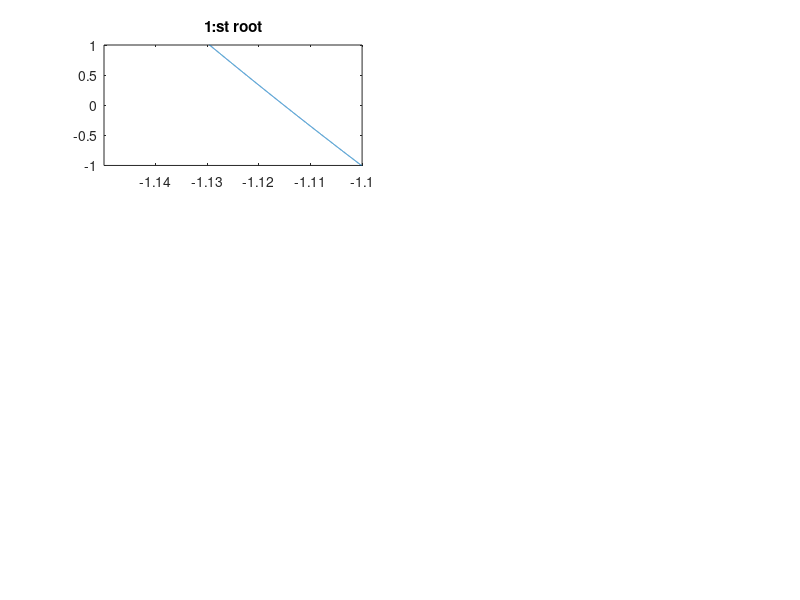

Here is the MATLAB script that generated this plot: (Note: this script raises an error after producing the figure.)
%______________Numme Labb 1_________________
% Uppg 1 - Linjärt ekvationssystem

% 1a)

%Vi ska lösa ekvationssystemet Ax=b
%Deffinierar matris A
A=[1 2 3 0;
  0 4 5 6;
  1 1 -1 0;
  1 1 1 1]

b=[7 6 5 4]'

%Definierar x-vektorn
%x=[x1 x2 x3 x4]'

x=A\b

% 1b)
%Beräknar residualvektorn r
r=b-A*x

% 1c)
%residualvektorn blir inte exakt 0 pga att 
%vektordivisionen inte beräknar värdena exakt utan 
%dessa approximeras, och har inte med fullständiga 
%värdet och därmed blir inte b exakt lika med A*x

%% Uppg 2
%% 
%b)
%Initierar ett figure-window för att presentera våra plots
figure();

%Bytte till engelska här av nån oklar anledning...
%Define the domain of the function (definitionsmängd) by defining the scope
%of x ; between -5 and +7.5 with steps of size order 1e-5
x= -5:1e-5:7.5;

%Defines the function f(x)
f = @(x) 61*x - ((x.^2 + x + 0.03)./(3*x + 1)).^7 - 20*x.*exp(-x);

%This gives the range of the function, y is the output when x is run
%through our function - creates a vector of equal length
y = f(x);

%Creates 5 subplots, 4 for all the roots, and one for the full function
subplot(3, 2, 1);
    plot(x, y);
        title('1:st root');
        xlim([-1.15, -1.1]);
        ylim([-1, 1]);
        yline(0, 'color' ,'k', 'linestyle', ':', 'LineWidth', 1);

subplot(3, 2, 2);
    plot(x, y);
        title('2:nd root');
        xlim([-0.30, -0.28]);
        ylim([-1, 1]);
        yline(0, 'color' ,'k', 'linestyle', ':', 'LineWidth', 1);

subplot(3, 2, 3);
    plot(x, y);
        title('3:d root');
        xlim([-0.001, 0.001]);
        ylim([-0.05, 0.05]);
        yline(0, 'color' ,'k', 'linestyle', ':', 'LineWidth', 1);

subplot(3, 2, 4);
    plot(x, y);
        title('4:th root');
        xlim([6.35, 6.45]);
        ylim([-2, 2]);
        yline(0, 'color' ,'k', 'linestyle', ':', 'LineWidth', 1);

subplot(3, 2, 5:6);
    plot(x, y);
        title('y=f(x)');
        xlim([-3, 7]);
        ylim([-300, 300]);        
        yline(0, 'color' ,'k', 'linestyle', ':', 'LineWidth', 1);


%exportgraphics(gcf,'arrayAntennaMeshMew.png','Resolution',300);

%In the graphs we can read out that the roots roughly are located at 
x1=-1.15;
x2=-0.29;
x3=1e-2;
x4=6.34;


% c) Decide one of the roots accuratly with Newtons Method

%Derative of the function f over x
df_dx= @(x) 61 - 7*((x.^2+x+0.03)./(3*x+1)).^6*( ( (3*x+1)*(2*x+1) - (x.^2+x+0.03)*(3) )./( (3*x+1)^2 ) ) - 20*(exp(-x)-x.*exp(-x));

%Initierar variabler x=input of function
x=x1
t=1
x_prev=1
rel_err=1

%Iterative method using Newton raphson
while abs(rel_err)>1e-8
    fx=f(x);
    dfx_dx=df_dx(x);

    %Newton Raphsons method
    g=t;
    t=fx/dfx_dx;
    
    lin=t/g;
    quad=t/(g^2);
    
    disp([x fx dfx_dx t lin quad]);
    x_prev=x;
    x=x-t;
    rel_err=(x-x_prev)/x;
end;

root_NR=x

% d)
% Kvadratisk konvergens definieras som hastigheten med vilken felet minskar
% det vill säga att en lösningsmetod har kvadratisk konvergens om felet
% minskar kvadratiskt, dvs att felet är proportionellt med kvadraten av det
% föregående felet. Alltså är det mått på hur snabbt metoden närmar sig
% rätt svar.
% 
% lim (n → ∞) |e_(n+1)| / |e_n|^2 = Konstant

% e)



%% Uppg 3 

% Funktion
f = @(x) 61*x - ((x.^2 + x + 0.03)./(3 * x + 1 )).^7 - 20*x.*exp(-x);



disp("Sekantmetoden");
x0=0;
x1=1;

x_n=x1
x_n_prev=x0;

f_n_prev=f(0) %f0

while abs(x_n-x_n_prev)>5e-5;

    f_n=f(x_n)

    t_n=f_n*(x_n-x_n_prev)/(f_n-f_n_prev)
    disp("x f korr konv") 
    disp([x_n_prev f_n_prev])


    disp([x_n f_n t_n]) 
    x_n_prev=x_n;

    f_n_prev=f_n; 
    x_n=x_n-t_n; 

end; 
rot=x_n



